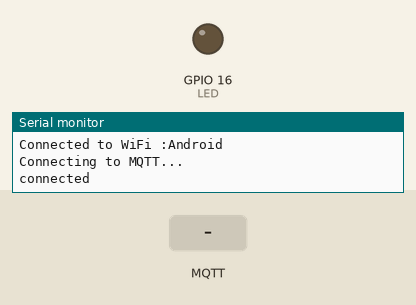
Bench run of a sketch on a simulated ESP8266 (NodeMCU). Parts: output pins drawn as LEDs (lit = HIGH), the last lines printed to the serial monitor. The test bench sets the inputs (shaded band). WiFi joins after 1.5 s; servers stay silent unless stated; no MQTT or app messages arrive unless stated.

Above: at 3.7 s.
3.8 s: MQTT message "on" arrives on the first subscribed topic
At 5.0 s:
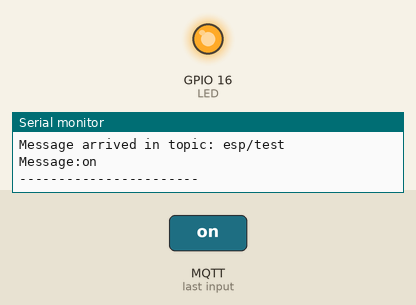
5.3 s: MQTT message "off" arrives on the first subscribed topic
At 6.3 s:
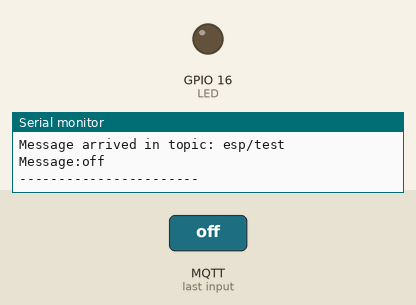
Timing chart, 0 to 8.3 s (numbered marks = the images above; inputs shaded):
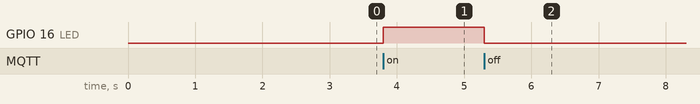

The sketch:

LED_ESP.ino
```cpp
/*
 *  ESP8266 NodeMCU MQTT Example
 *  https://circuits4you.com
 *  -Manoj R. Thakur
 */
#include <ESP8266WiFi.h>
#include <PubSubClient.h>

#define LED 16

//Enter your wifi credentials
const char* ssid = "Android";
const char* password = "bui12345";

//Enter your mqtt server configurations
const char* mqttServer = "192.168.88.167";    //Enter Your mqttServer address
const int mqttPort = 1883;       //Port number
const char* mqttUser = "pi"; //User
const char* mqttPassword = "pi"; //Password

WiFiClient espClient;
PubSubClient client(espClient);

void setup() {
  delay(1000);
  pinMode(LED,OUTPUT);
  Serial.begin(115200);

  WiFi.begin(ssid, password);

  while (WiFi.status() != WL_CONNECTED) {
    delay(500);
    Serial.println("Connecting to WiFi..");
  }
  Serial.print("Connected to WiFi :");
  Serial.println(WiFi.SSID());

  client.setServer(mqttServer, mqttPort);
  client.setCallback(MQTTcallback);

  while (!client.connected()) {
    Serial.println("Connecting to MQTT...");

    //if (client.connect("ESP8266", mqttUser, mqttPassword )) {
    if (client.connect("ESP8266")) {
      Serial.println("connected");

    } else {

      Serial.print("failed with state ");
      Serial.println(client.state());  //If you get state 5: mismatch in configuration
      delay(2000);

    }
  }

  client.publish("esp/test", "Hello from ESP8266");
  client.subscribe("esp/test");

}

void MQTTcallback(char* topic, byte* payload, unsigned int length) {

  Serial.print("Message arrived in topic: ");
  Serial.println(topic);

  Serial.print("Message:");

  String message;
  for (int i = 0; i < length; i++) {
    message = message + (char)payload[i];  //Conver *byte to String
  }
   Serial.print(message);
  if(message == "off") {digitalWrite(LED,LOW);}   //LED off
  if(message == "on") {digitalWrite(LED,HIGH);} //LED on

 int ledState = digitalRead(LED);

    // if the state has changed, increment the counter
    if (ledState == HIGH) {
      client.publish("esp/state", "ON"); //
      // if the current state is HIGH then the button
      // went from off to on:
    } else {
      // if the current state is LOW then the button
      // went from on to off:
      client.publish("esp/state", "OFF"); //
    }

  Serial.println();
  Serial.println("-----------------------");
}


void loop() {
  client.loop();
}
```

Measured:
- after the input at 3.8 s, GPIO 16 (LED): LOW → HIGH at once
- after the input at 5.3 s, GPIO 16 (LED): HIGH → LOW at once
